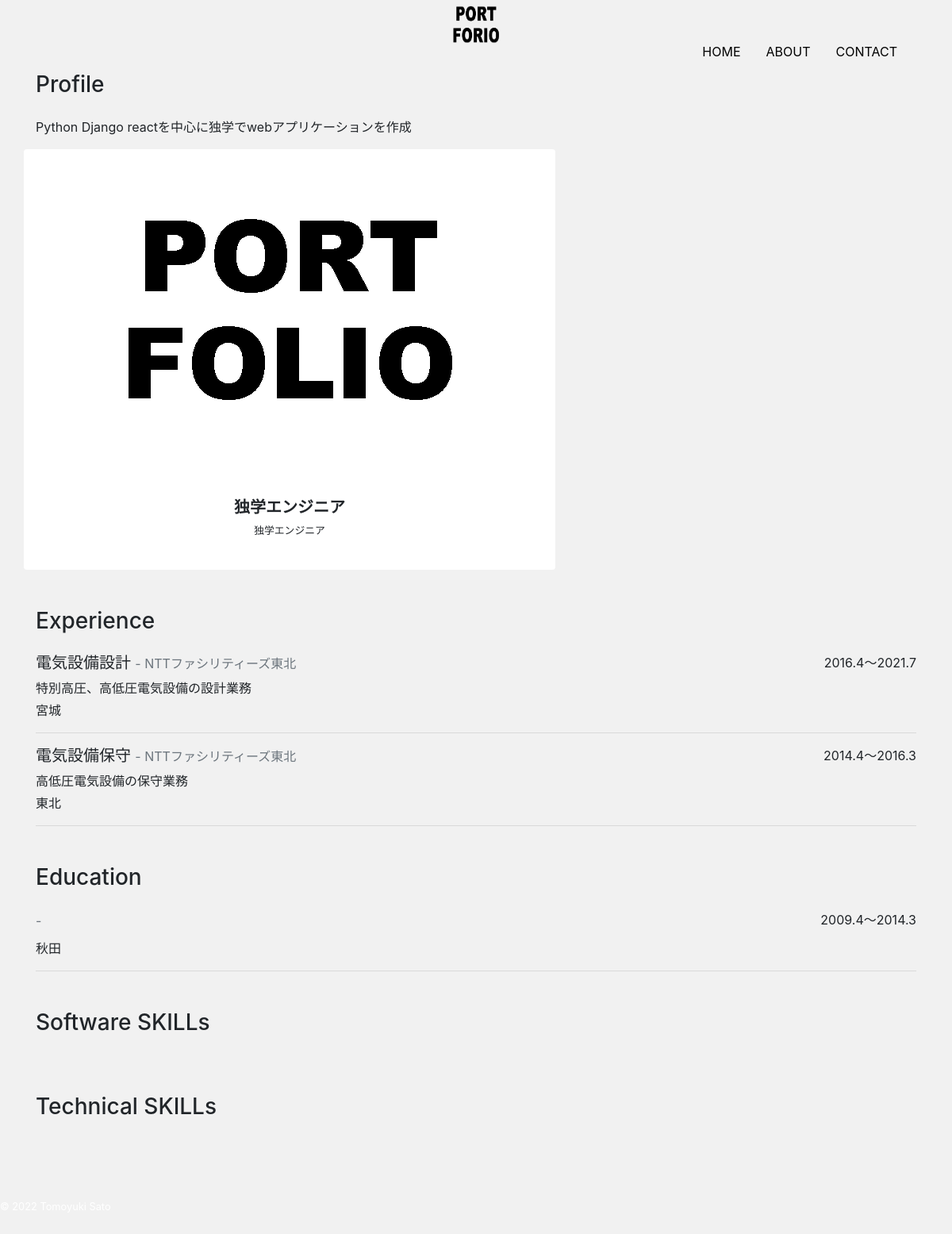
The page /about/ on the database its author committed.
### app/models.py (models this page shows, shortened)
class Profile(models.Model):
    title = models.CharField('タイトル', max_length=100, null=True, blank=True)
    subtitle = models.CharField('サブタイトル', max_length=100, null=True, blank=True)
    name = models.CharField('名前', max_length=100, null=True, blank=True)
    job = models.TextField('仕事')
    introduction = models.TextField('自己紹介')
    github = models.CharField('github', max_length=100, null=True, blank=True)
    twitter = models.CharField('twitter', max_length=100, null=True, blank=True)
    linkedin = models.CharField('linkedin', max_length=100, null=True, blank=True)
    instagram = models.CharField('instagram', max_length=100, null=True, blank=True)
    topimage = models.ImageField(upload_to='images', verbose_name='トップ画像')
    subimage = models.ImageField(upload_to='images', verbose_name='サブ画像')

class Experience(models.Model):
    occupation = models.CharField('職種', max_length=100)
    company = models.CharField('会社', max_length=100)
    description = models.TextField('説明')
    place = models.CharField('場所', max_length=100)
    period = models.CharField('期間', max_length=100)

class Education(models.Model):
    course = models.CharField('コース', max_length=100)
    school = models.CharField('学校', max_length=100)
    place = models.CharField('場所', max_length=100)
    period = models.CharField('期間', max_length=100)

### app/views.py (the view)
# urls.py: path('about/', views.AboutView.as_view(), name='about'),
class AboutView(View):
    def get(self, request, *args, **kwargs):
        profile_data = Profile.objects.all()
        if profile_data.exists():
            profile_data = profile_data.order_by('-id')[0]
            experience_data = Experience.objects.order_by('-id')
            education_data = Education.objects.order_by('-id')
            software_data = Software.objects.order_by('-id')
            technical_data = Technical.objects.order_by('-id')
        return render(request, 'app/about.html',{
            'profile_data': profile_data,
            'experience_data': experience_data,
            'education_data': education_data,
            'software_data': software_data,
            'technical_data': technical_data,
        })

### app/templates/app/about.html (shortened to what this page needs)
{% extends 'app/base.html' %}
{% block content %}
<h3 class="mb-4">Profile</h3>
<div class="mb-5">
    <div class="row">
        <div class="col-md-8">
            <p>{{ profile_data.introduction|linebreaksbr }}</p>
        </div>
        <div class="col-mb-4">
            <div class="card text-center px-5 py-4">
                <div class="avatar mb-3">
                    <img src="{{ profile_data.subimage.url }}" alt="" class="card-img-top rounded-circle">
                </div>
                <h5 class="font-weight-bolder">{{ profile_data.job }}</h5>
                <p class="mb-3 small text-center">{{ profile_data.job|linebreaksbr }}</p>
            </div>
        </div>
    </div>
</div>
<h3 class="mb-4">Experience</h3>
<div class="mb-5">
    {% for experience in experience_data %}
        <div class="d-flex justify-content-between">
            <h5>{{ experience.occupation }} <span class="small text-secondary"> - {{ experience.company }} </span></h5>
            <p class="mb-1">{{ experience.period }}</p>
        </div>
        <p class="mb-1">{{ experience.description|linebreaksbr }}</p>
        <p>{{ experience.place }}</p>
        <hr>
    {% endfor %}
</div>
<h3 class="mb-4">Education</h3>
<div class="mb-5">
    {% for education in education_data %}
        <div class="d-flex justify-content-between">
            <h5>{{ education.occupation }} <span class="small text-secondary"> - {{ experience.company }} </span></h5>
            <p class="mb-1">{{ education.period }}</p>
        </div>
        <p>{{ education.place }}</p>
        <hr>
    {% endfor %}
</div>
<h3 class="mb-4">Software SKILLs</h3>
<h3 class="mb-4">Technical SKILLs</h3>
{% endblock %}

### app/templates/app/base.html (shortened to what this page needs)
{% load static %}
<!doctype html>
<html lang="ja">
<head>
    <link rel="stylesheet" href="https://stackpath.bootstrapcdn.com/bootstrap/4.3.1/css/bootstrap.min.css">
    <link rel="stylesheet" href="https://cdnjs.cloudflare.com/ajax/libs/font-awesome/5.15.4/css/all.min.css">
    <link rel="stylesheet" href="{% static 'css/style.css' %}">
</head>
<body>
    <nav class="navbar-expand-lg">
        <div class="container">
            <a href="{% url 'index' %}" class="navbar-brand">
                <img src="{% static 'img/logo.jpg' %}" alt="" width="80" height="80">
            </a>
            <ul class="navbar-nav">
                <li class="nav.item mr-3">
                    <a href="{% url 'index' %}" class="nav-link nav-color">HOME</a>
                </li>
                <li class="nav.item mr-3">
                    <a href="{% url 'about' %}" class="nav-link nav-color">ABOUT</a>
                </li>
                <li class="nav.item mr-3">
                    <a href="{% url 'contact' %}" class="nav-link nav-color">CONTACT</a>
                </li>
            </ul>
        </div>
    </nav>
    <main>
        <div class="container">
            {% block content %}
            {% endblock %}
        </div>
    </main>
    <footer class="py-4 bg dark text-container">
        <small class="text-white">&copy; 2022 Tomoyuki Sato</small>
    </footer>
</body>
</html>

### app/static/css/style.css (style rules this page uses)
body { background: #F1F1F1; display: flex; flex-flow: column; min-height: 100vh; }
main { flex: 1; }
.navbar-brand { position: relative; top: -10px; left: 50%; transform: translateX(-50%); -webkit-transform: translateX(-50%); -ms-transform: translateX(-50%); }
.navbar-nav { position: relative; float: right; top: 45px; flex-direction: row!important; }
.nav-color { color: black; }
.nav-color:after { content: ""; display: block; height: 2px; background: dodgerblue; margin-top: 6px; opacity: 0; transform: translateY(12px); transition: all 0.3s ease-in-out; }
.card { border: none; }

### rows shown on the page
Profile: introduction "Python Django reactを中心に独学でwebアプリケーションを作成", subimage (picture), job "独学エンジニア"
Experience: occupation "電気設備設計", company "NTTファシリティーズ東北", period "2016.4～2021.7", description "特別高圧、高低圧電気設備の設計業務", place "宮城"
Experience: occupation "電気設備保守", company "NTTファシリティーズ東北", period "2014.4～2016.3", description "高低圧電気設備の保守業務", place "東北"
Education: period "2009.4～2014.3", place "秋田"
